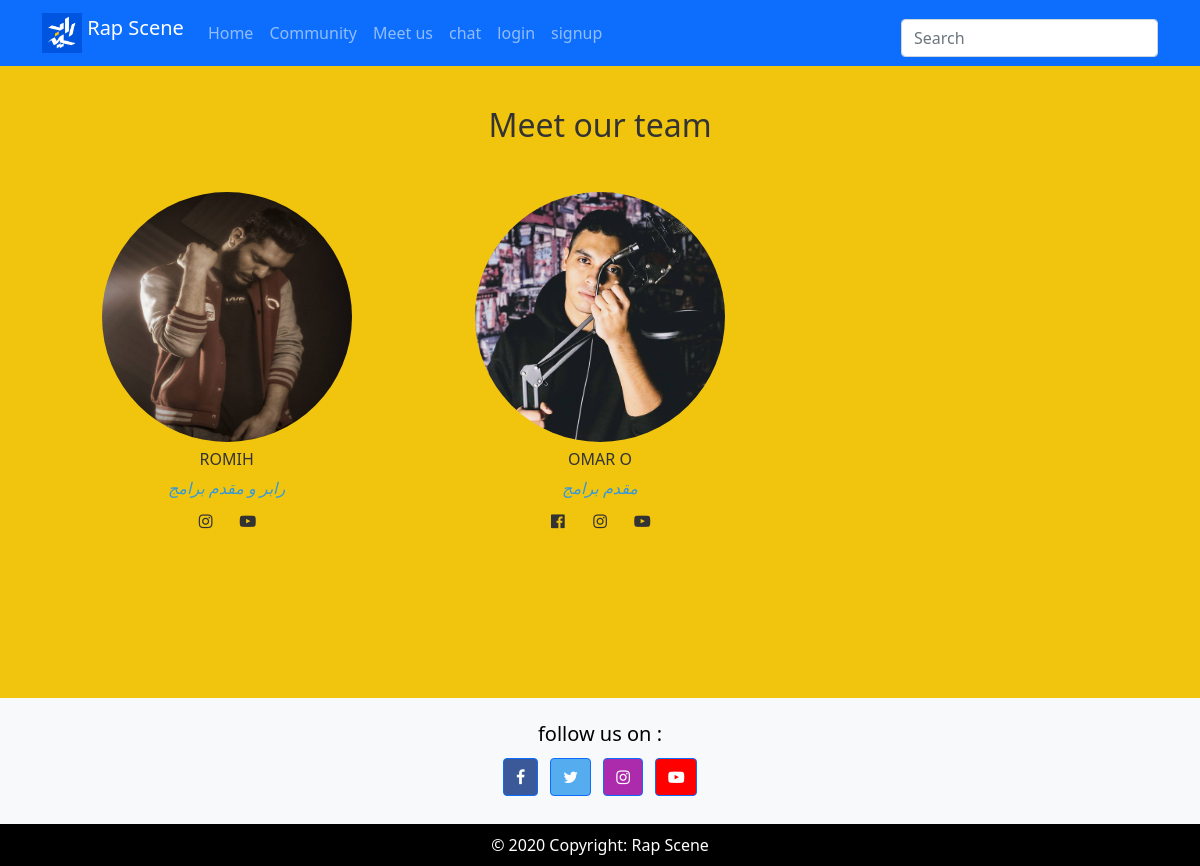
The app's page /meet-us/ with its own data.
### rapper/models.py (models this page shows, shortened)
class Team_Member(models.Model):
    name = models.CharField(max_length=50)
    discription = models.CharField(max_length=50)
    img = models.ImageField()
    facebook = models.URLField( max_length=200 , blank=True)
    youtube = models.URLField( max_length=200 , blank=True)
    instgram = models.URLField( max_length=200 , blank=True)
    twitter = models.URLField( max_length=200 , blank=True)
    class Meta:
        verbose_name : "Team_Member"
        verbose_name_plural : "Team_Members"

### rapper/views.py (the view)
# urls.py: path("meet-us/", views.meet_CLASSBASED.as_view(), name="meet"),
class meet_CLASSBASED(ListView):
    model = Team_Member
    template_name = 'meet.html'
    context_object_name = 'our_team'

### rapper/templates/meet.html (shortened to what this page needs)
{% extends "main.html"%}
{% load static %}
{% block style%}
<link rel="stylesheet" href="{% static 'css/meet.css' %}">
{% endblock %}
{% block body%}
<div class="team-section" style="margin-bottom: 50px;">
  <div class="inner-width">
    <h2>Meet our team </h2>
    <div class="pers">
{% for m in our_team %}
      <div class="pe">
        <img src="/media/{{m.img}}" alt="rafeh">
        <div class="p-name">{{m.name}}</div>
        <div class="p-des">{{m.discription}} </div>
        <div class="p-sm">
        {% if m.facebook %}
          <a href="{{m.facebook}}" target=_blank><i class="fa fa-facebook-official" aria-hidden="true"></i></a>
        {% endif %}
        {% if m.instgram %}
          <a href="{{m.instgram}}" target=_blank><i class="fa fa-instagram" aria-hidden="true"></i></a>
        {% endif %}
        {% if m.youtube %}
          <a href="{{m.youtube}}" target=_blank><i class="fa fa-youtube-play" aria-hidden="true"></i></a>
        {% endif %}
        </div>
      </div>
{% endfor %}
    </div>
  </div>
</div>
{% endblock %}

### static/css/main.css (style rules this page uses)
body { background-color: #f1c50e; position: relative; }

### static/css/meet.css (style rules this page uses)
.team-section { text-align: center; }
.inner-width { max-width: 1200px; margin: auto; padding: 40px; color: #333; overflow: hidden; }
.pe { float: left; width: calc(100% / 3); overflow: hidden; padding: 40px 0; transition: 0.4s; }
.pe img { width:250px; height: 250px; border-radius: 50%; }
.p-name { margin: 5px; text-transform: uppercase; }
.p-des { font-style: italic; color: #3498db; }
.p-sm { margin-top: 6px; }
.p-sm a { margin: 0 4px; display: inline-block; width: 30px; height: 30px; transition: 0.4s; }
.p-sm a i { color: #333; line-height: 30px; }

### records on screen
Team_Member: img (picture), name "ROMIH", discription "رابر و مقدم برامج"
Team_Member: img (picture), name "OMAR O", discription "مقدم برامج"
